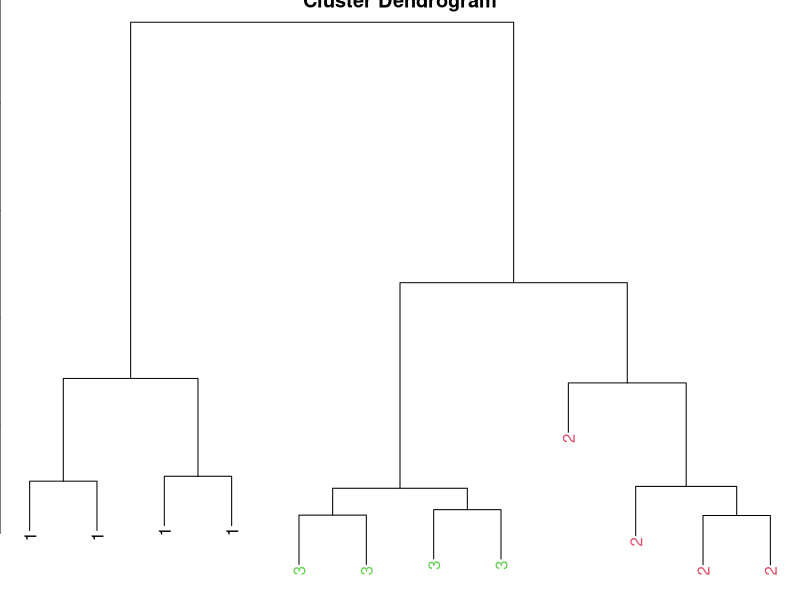

Here is the R script that generated this plot:
myplclust <- function(hclust, lab=hclust$labels, lab.col = rep(1, length(hclust$labels)), hang = 0.1, ...){
  y <- rep(hclust$height, 2)
  x <- as.numeric(hclust$merge)
  y <- y[which(x < 0)]
  x <- x[which(x < 0)]
  x <- abs(x)
  y <- y[order(x)]
  x <- x[order(x)]
  plot(hclust, labels = F, hang = hang, ...)
  text(x = x, y = y[hclust$order] - (max(hclust$height) * hang), labels = lab[hclust$order],
       col = lab.col[hclust$order], srt=90, adj = c(1,0.5), xpd=NA, ...)
}

set.seed(1234)
par(mar = c(0,0,0,0))
x <- rnorm(12, mean = rep(1:3, each =4),sd =0.2)
y <- rnorm(12, mean = rep(1,2,1, each =4),sd =0.2)




dataFrame <- data.frame(x=x,y=y)
distxy <- dist(dataFrame)
hClustering <- hclust(distxy)
myplclust(hClustering, lab=rep(1:3, each=4), lab.col = rep(1:3, each=4))
